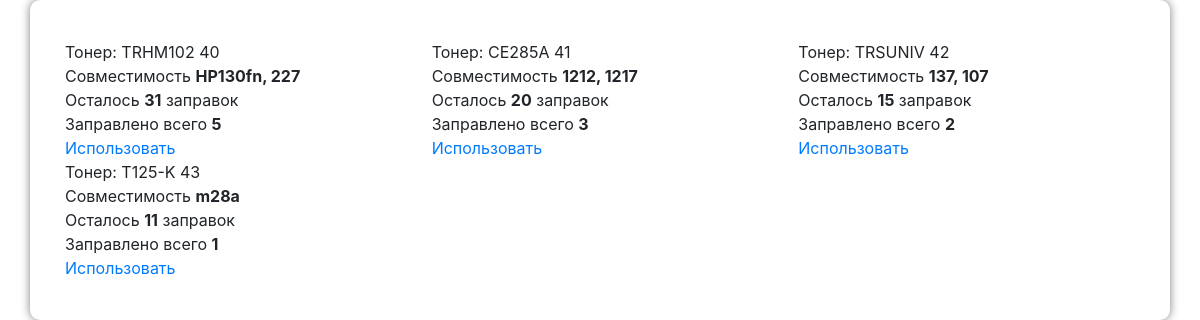
/toner_list, run on an earlier commit of the app's database.
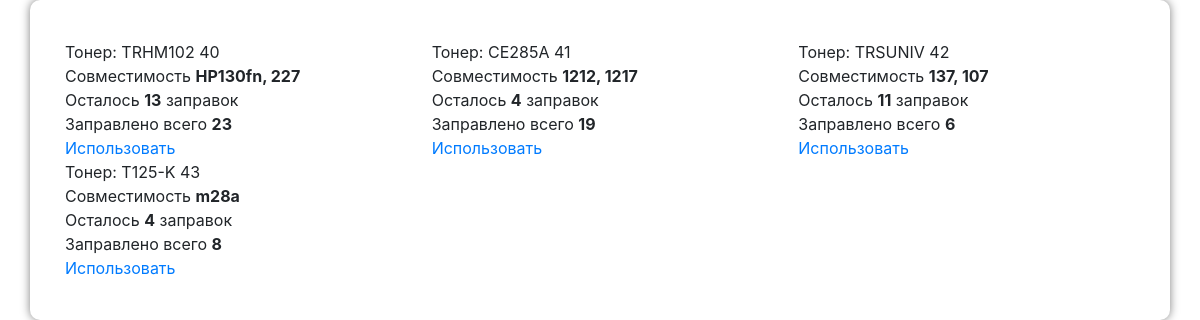
And on a later commit of the database.
### blog/models.py (models this page shows, shortened)
class Toner(models.Model):
    name = models.CharField('Тонер',
        max_length=2,
        choices=tonerChoice,
        default='t1',
    )
    remained_loads = models.IntegerField('Осталось заправок', default=1)
    used_loads = models.IntegerField('Использовано сейчас', default=0)
    overall = models.IntegerField('Итого', default=1)
    accept = models.CharField('Совместимые', max_length=100, default='')
    def __str__(self):
        return self.get_name_display()

### blog/views.py (the view)
# urls.py: path('toner_list', views.toner_list, name='toner_list'),
def toner_list(request):
    toners = Toner.objects.order_by('name')
    context = {
        'toners': toners
    }
    return render(request, 'blog/toner_list.html', context)

### blog/templates/blog/toner_list.html
{% extends 'blog/base.html' %}
    {% block content %}
        <div class="row">
            {% for toner in toners %}
                <div class="col-md-4">
                    Тонер: {{ toner }} {{ toner.pk }} <br>
                    Совместимость <strong> {{ toner.accept }}</strong><br>
                    Осталось <strong> {{ toner.remained_loads }}</strong> заправок <br>
                    Заправлено всего <strong> {{ toner.overall }}</strong> <br>
                    <a href="{% url 'toner_edit' pk=toner.pk %}">Использовать</a>
                </div>
            {% endfor %}
        </div>
    {% endblock %}

What changed in the data, as far as the page shows it:
changed Toner "TRHM102": remained_loads "31" → "13"; overall "5" → "23"
changed Toner "CE285A": remained_loads "20" → "4"; overall "3" → "19"
changed Toner "TRSUNIV": remained_loads "15" → "11"; overall "2" → "6"
changed Toner id 43: remained_loads "11" → "4"; overall "1" → "8"
